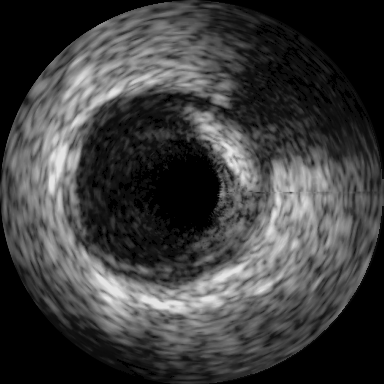
#> input picture COS3401(1-86)/Assignment/images/frame_ivus.png, 384 x 384 px
$ jupyter execute --allow-errors assignment1.ipynb   (older library calls are emulated)
#> lines starting #> are read from the running program, lines starting #| are printed output that depends on the picture
### COS3401(1-86)/Assignment/utils.py
import cv2
import matplotlib.pyplot as plt
import numpy as np

# [4 lines left out: function show_image_cv2, not called in this run]

def show_image_plt(img, title = '', gray = False):
    plt.axis('off')
    plt.imshow(img, cmap='gray' if gray else None)

    if title:
        plt.title(title)

    plt.show()

def show_images_plt(img1, img2, img3, titles=[]):

    fig = plt.figure()

    fig.add_subplot(131)
    plt.plot(img1)
    plt.title(titles[0])
    plt.axis('off')


    fig.add_subplot(132)
    plt.plot(img2)
    plt.title(titles[1])
    plt.axis('off')

    fig.add_subplot(133)
    plt.plot(img3)
    plt.title(titles[2])
    plt.axis('off')

    plt.show()

def power_gamma(img, gamma, c = 255.0):
    # ข้ันตอนการ Norm
    img_norm = img.astype(np.float16) / 255.0

    # การทำ power gamma และแปลงค่ากลับ
    gamma_img = (img_norm ** gamma) * c
    gamma_img = gamma_img.astype(np.uint8)

    return gamma_img


# หาขอบภาพ
# [7 lines left out: function prewitt_operator_meth, not called in this run]

def sobel_operator(img):
    gx = cv2.Sobel(img, cv2.CV_64F, 1, 0, ksize=3)
    gy = cv2.Sobel(img, cv2.CV_64F, 0, 1, ksize=3)
    out = np.sqrt(gx**2 + gy**2)
    return out.astype(np.uint8)

# [187 lines left out: functions reduce_saturation, rgb_to_cmyk, cmyk_to_rgb, intermean, apply_threshold, histogram and 6 more, not called in this run]

### COS3401(1-86)/Assignment/assignment1.ipynb
[cell 1]
import cv2
from utils import *

<a id='sec-1-1'></a>
# 1.1

[cell 2]
img = cv2.imread("./images/frame_ivus.png", 0)
#> img is the input picture: shape (384, 384); min 0, max 228, mean 62

[cell 3]
show_image_plt(img, gray=True, title='Original')

[cell 4]
gamma_image = power_gamma(img, 0.5)

[cell 5]
show_image_plt(gamma_image, gray=True, title='Gamma 0.5')

#> (a cell that did not finish here is left out)

[cell 7]
muls1 = cv2.hconcat([img, gamma_image])
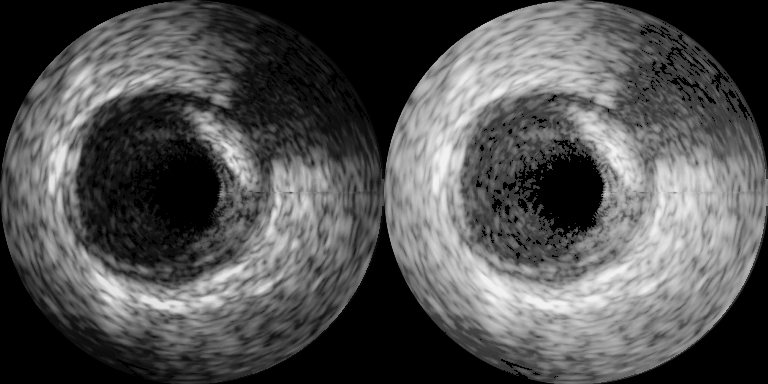
#> muls1: shape (384, 768); min 0, max 241, mean 81.8
cv2.imwrite('./images/outs/assignment1/frame_ivus_ass1.png', muls1)
#> Out = True

<a id='sec-1-2'></a>
# 1.2

[cell 8]
gamma_img2 = power_gamma(img, 3)
#> call 2 of power_gamma, with gamma = 3, c = 255
#> in power_gamma (call 2), `gamma_img = (img_norm ** gamma) * c`:
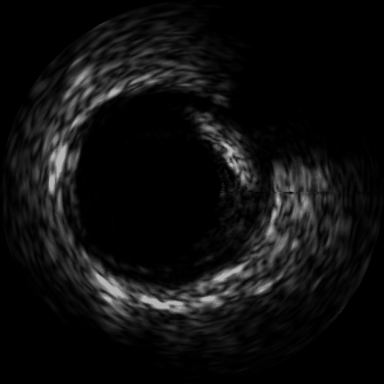
#> gamma_img: shape (384, 384) float16; min 0, max 182.2, mean 15.4

[cell 9]
show_image_plt(gamma_img2, gray=True, title='Power gamma 3 image')

#> (a cell that did not finish here is left out)

# 1.3 ทำเพิ่ม

## 1.3.1 เอารูปดั้งเดิมมาทำ Edge

### หาขอบของรูปที่ 1 ด้วย Prewitt

[cell 11]
edge_img = sobel_operator(img)
#> in sobel_operator, `return out.astype(np.uint8)`:
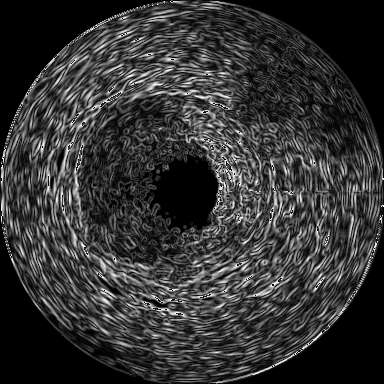
#> returned value: shape (384, 384); min 0, max 255, mean 52.2

#> (a cell that did not finish here is left out)

## 1.3.2 เอารูป 1.3.1 มาทำ Power gamma แล้วก็ทำ AverageBlur แล้วทำ Edge อีกที

### Power gamma 0.5

[cell 13]
edge_img_gamma = power_gamma(edge_img, 0.5)
show_image_plt(edge_img_gamma, gray=True, title='gamma 0.5')

### Average blur with mean filtering

[cell 14]
edge_img_gamma_meam = cv2.blur(edge_img_gamma, (3,3)).astype(np.uint8)
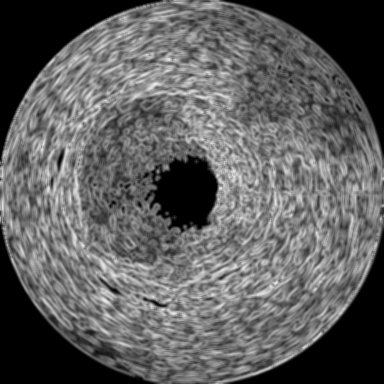
#> edge_img_gamma_meam: shape (384, 384); min 0, max 237, mean 94.7
show_image_plt(edge_img_gamma_meam, gray=True, title='Average blur')

[cell 15]
edge2_img = sobel_operator(edge_img_gamma_meam)
#> in sobel_operator (call 2), `gx = cv2.Sobel(img, cv2.CV_64F, 1, 0, ksize=3)`:
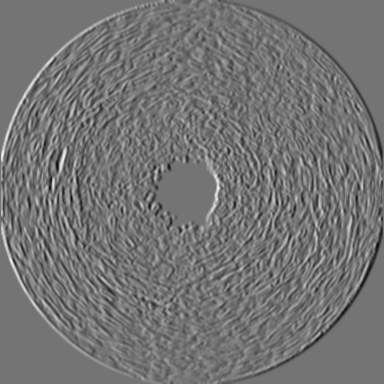
#> gx: shape (384, 384) float64; min -501, max 599, mean -0.1; drawn with min black and max white
#> in sobel_operator (call 2), `gy = cv2.Sobel(img, cv2.CV_64F, 0, 1, ksize=3)`:
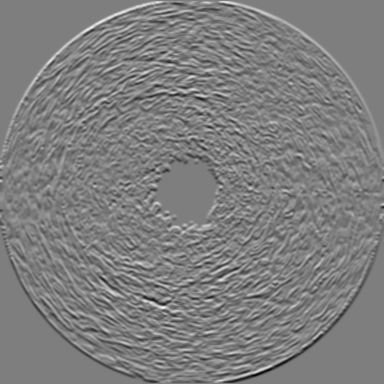
#> gy: shape (384, 384) float64; min -576, max 581, mean 0; drawn with min black and max white
#> in sobel_operator (call 2), `out = np.sqrt(gx**2 + gy**2)`:
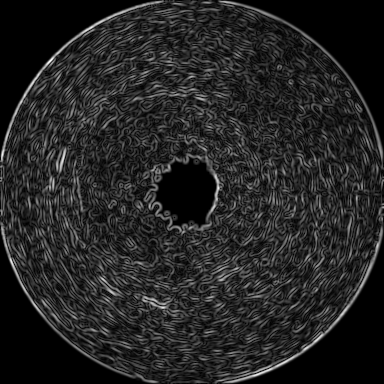
#> out: shape (384, 384) float64; min 0, max 642.1, mean 92.5; drawn with min black and max white
#> in sobel_operator (call 2), `return out.astype(np.uint8)`:
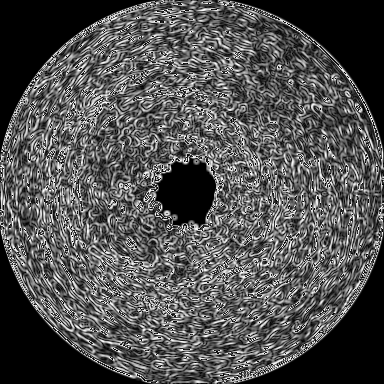
#> returned value: shape (384, 384); min 0, max 255, mean 80.9
show_image_plt(edge2_img, gray=True)

### Show Images

[cell 16]
show_images_plt(edge_img_gamma, edge_img_gamma_meam, edge2_img, titles=['Sobel Edge gamma', 'Average blur', 'Final Sobel Edge'])
#> in show_images_plt, `plt.show()`:
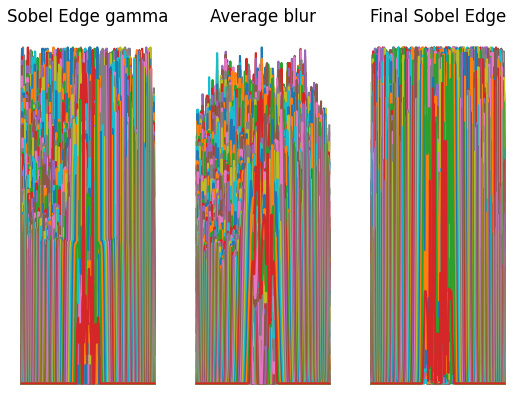
#> figure drawn by matplotlib, 3 panels

[cell 17]
muls = cv2.hconcat([edge_img, edge_img_gamma, edge_img_gamma_meam])
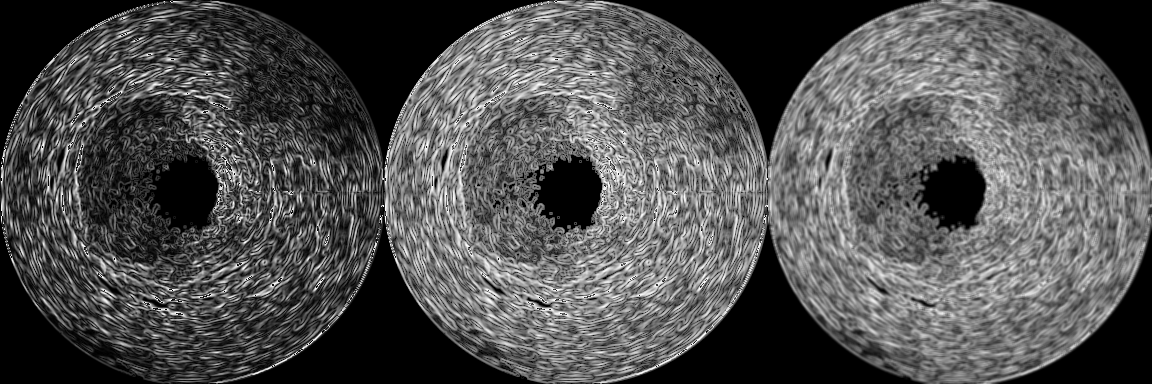
#> muls: shape (384, 1152); min 0, max 255, mean 80.5
muls

[cell 18]
cv2.imwrite('./images/outs/assignment1/fram_ivus_prewit_vs_gamma_vs_mean.png', muls)
#> Out = True
